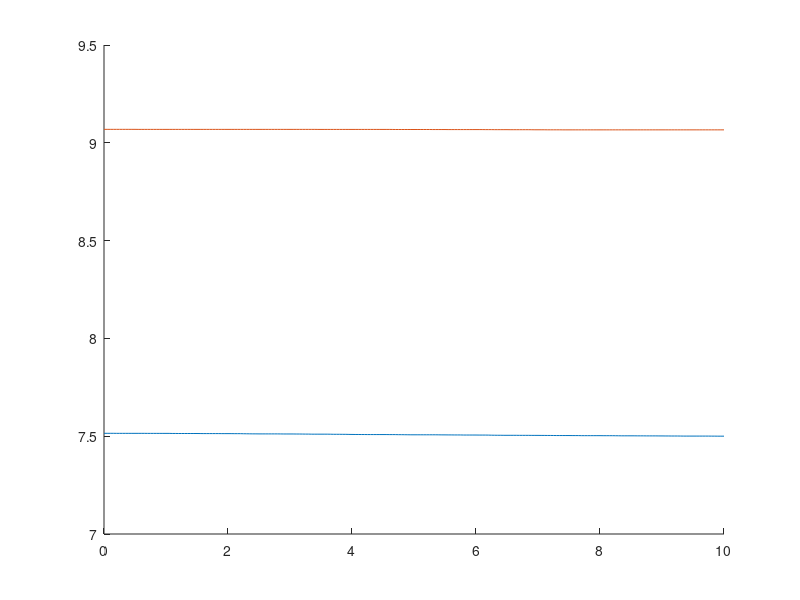

Write the MATLAB code that produced this figure.
% nlist = [1000];
% nlist = [500,1000,5000,10000,50000];
nlist = [1000,5000];
M = 5000;
X = 0:0.05:10;
Nlist = zeros(1,M);
figure
hold on

for i = 1:numel(nlist)
    n= nlist(i);
    dist = zeros(1,numel(X));
    yList = [];
    for m = 1:M
        %simulate one set of the particle process with n samples
    
        u = 0;
        x = 0;
        Y = [];
        y = 0;
        N = 0;
        while u < n
            N = N+1;
            x = exprnd(n-u);
            y = y+x;
            Y = [Y, y];
            u = unidrnd(n-u)+u;
        end
        Nlist(m) = N;
        yList = [yList, Y];
%         for k = 1:N
%             xcdf = dist(m,:);
%             xcdf( X >= Y(k) ) = 1;
%             dist(m,:) = dist(m,:) + xcdf;
%         end
    end
    for k = 1:numel(yList)
        dist(X<= yList(k)) = dist(X<=yList(k)) + 1/M;
    end
    plot(X,dist)
        % disp(Y)
        % disp(N)
end
% figure
% hist(Nlist,20)
